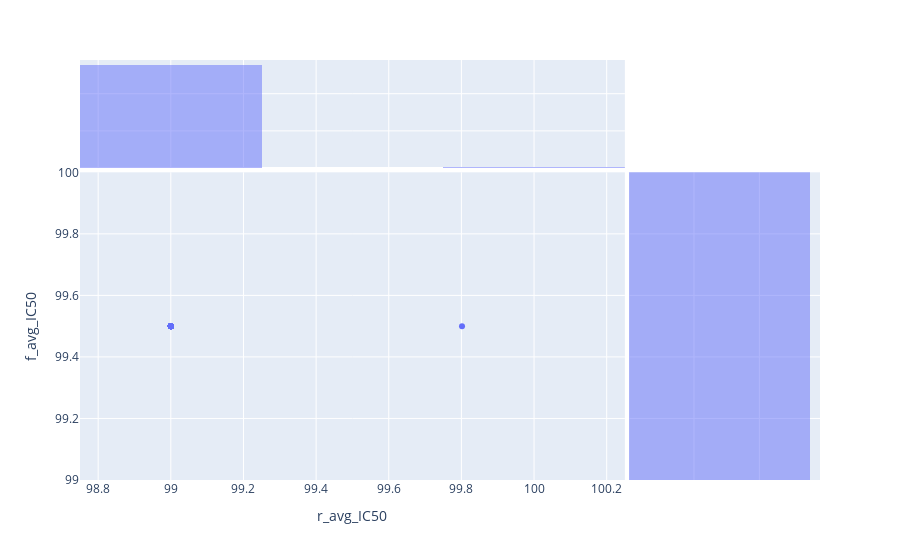

The code cell stored with this chart in its notebook:
### Code cell
# plot r_avg_IC50 against f_avg_IC50 using plotly with histograms on the axes

#filter only values below 96

filter_df = fixed_df[fixed_df["r_avg_IC50"] > 98]
filter_df = filter_df[filter_df["f_avg_IC50"] > 98]

fig = px.scatter(filter_df, x="r_avg_IC50", y="f_avg_IC50", marginal_x="histogram", marginal_y="histogram")
fig.show()
print(filter_df["r_avg_IC50"].mean())
print(filter_df["f_avg_IC50"].mean())

### Figure 1 — Plotly figure (JSON) as saved in the notebook; plotly's stock layout.template omitted (floating-point values rounded to 4 significant figures; data arrays with more than 128 entries replaced by an {"elided": "..."} marker saying what was removed)
{"data": [{"hovertemplate": "r_avg_IC50=%{x}<br>f_avg_IC50=%{y}<extra></extra>", "legendgroup": "", "marker": {"color": "#636efa", "symbol": "circle"}, "mode": "markers", "name": "", "orientation": "v", "showlegend": false, "type": "scatter", "x": {"elided": "139 float values"}, "xaxis": "x", "y": {"elided": "139 float values"}, "yaxis": "y"}, {"alignmentgroup": "True", "bingroup": "x", "hovertemplate": "r_avg_IC50=%{x}<br>count=%{y}<extra></extra>", "legendgroup": "", "marker": {"color": "#636efa"}, "name": "", "offsetgroup": "", "opacity": 0.5, "showlegend": false, "type": "histogram", "x": {"elided": "139 float values"}, "xaxis": "x3", "yaxis": "y3"}, {"alignmentgroup": "True", "bingroup": "y", "hovertemplate": "f_avg_IC50=%{y}<br>count=%{x}<extra></extra>", "legendgroup": "", "marker": {"color": "#636efa"}, "name": "", "offsetgroup": "", "opacity": 0.5, "showlegend": false, "type": "histogram", "xaxis": "x2", "y": {"elided": "139 float values"}, "yaxis": "y2"}], "layout": {"barmode": "overlay", "legend": {"tracegroupgap": 0}, "margin": {"t": 60}, "xaxis": {"anchor": "y", "domain": [0, 0.7363], "title": {"text": "r_avg_IC50"}}, "xaxis2": {"anchor": "y2", "domain": [0.7413, 1], "matches": "x2", "showgrid": true, "showline": false, "showticklabels": false, "ticks": ""}, "xaxis3": {"anchor": "y3", "domain": [0, 0.7363], "matches": "x", "showgrid": true, "showticklabels": false}, "xaxis4": {"anchor": "y4", "domain": [0.7413, 1], "matches": "x2", "showgrid": true, "showline": false, "showticklabels": false, "ticks": ""}, "yaxis": {"anchor": "x", "domain": [0, 0.7326], "title": {"text": "f_avg_IC50"}}, "yaxis2": {"anchor": "x2", "domain": [0, 0.7326], "matches": "y", "showgrid": true, "showticklabels": false}, "yaxis3": {"anchor": "x3", "domain": [0.7426, 1], "matches": "y3", "showgrid": true, "showline": false, "showticklabels": false, "ticks": ""}, "yaxis4": {"anchor": "x4", "domain": [0.7426, 1], "matches": "y3", "showgrid": true, "showline": false, "showticklabels": false, "ticks": ""}}}
